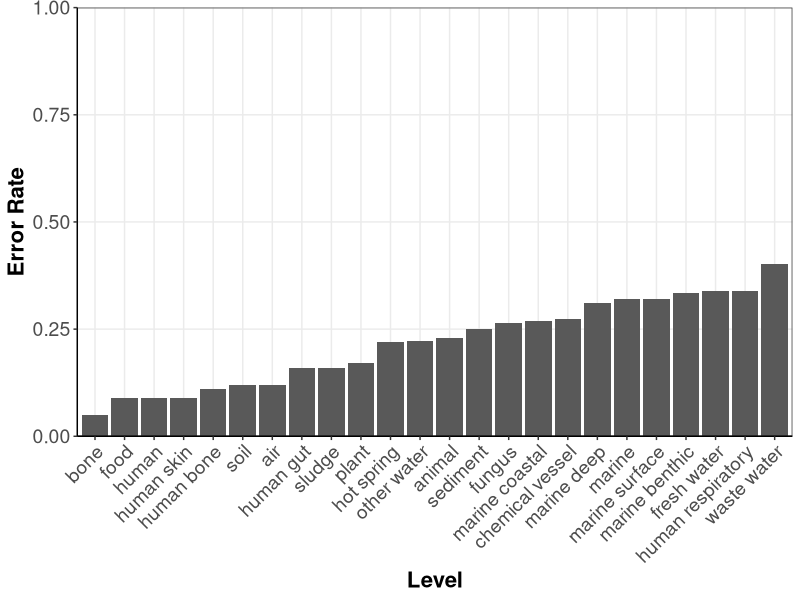

Source code (R):
#this script runs a random forest model and produces a plot of the within group error
#1.plots as bar graph of OOB error rate by level of source category
#2. plot of variable importance in model

#the input data required here is a table of arbitrary size,
#however the first column must be unique identifiers of each observations
#the last column must be the classifications (ground truth)
#all other columns must contain only numeric values (because the data will be scaled)

library(dplyr)
library(ggplot2)
library(randomForest)

#
# import data and adjust the first column(sra_ids) to be the row names
#
data<-read.csv('rf_data.csv', header=T)
rownames(data)<-data[,1]
data<-data[,-1]

#######################################
#calculate z-scores
#######################################
data.scaled<-data[,-length(colnames(data))] #remove the 'source" (ground truth) value bc they are not numeric
data.scaled<-data.frame(scale(data.scaled))
data.scaled$source<-data$source #ad the source back in

#
#run random forest (note no split of training and testing data is required by RF)
#
rf_model<-randomForest(formula=as.factor(source)~.,data=data.scaled,importance=TRUE,proximity=TRUE,ntree=2500)
                       

#
#calculate error rates by class level
#
cf_mat<-data.frame(rf_model$confusion)
error<-data.frame(cf_mat$class.error)
error$level<-rownames(cf_mat)

#
#plot of within-group errors
#
png("oob_error_unbal_min50.png", width = 7, height = 5, units = 'in', res = 300)
error %>%
  arrange(cf_mat.class.error) %>%
  mutate(level=factor(level, levels=level)) %>%
  ggplot(aes(x = level, y = cf_mat.class.error)) + 
  theme_bw() + geom_bar(stat = "identity") +xlab('Level') +
  scale_y_continuous(name="Error Rate", expand=c(0,0),limits=c(0,1.0))+
  theme(panel.grid.minor = element_blank()) +
  theme(axis.line = element_line(colour = "black")) +
  theme(axis.text=element_text(size=14),
        axis.title=element_text(size=16,face="bold")) +
  theme(axis.text.x = element_text(angle = 45, hjust = 1))
  ggtitle("Out of Bag Error by Level of Output Variable")

dev.off()
